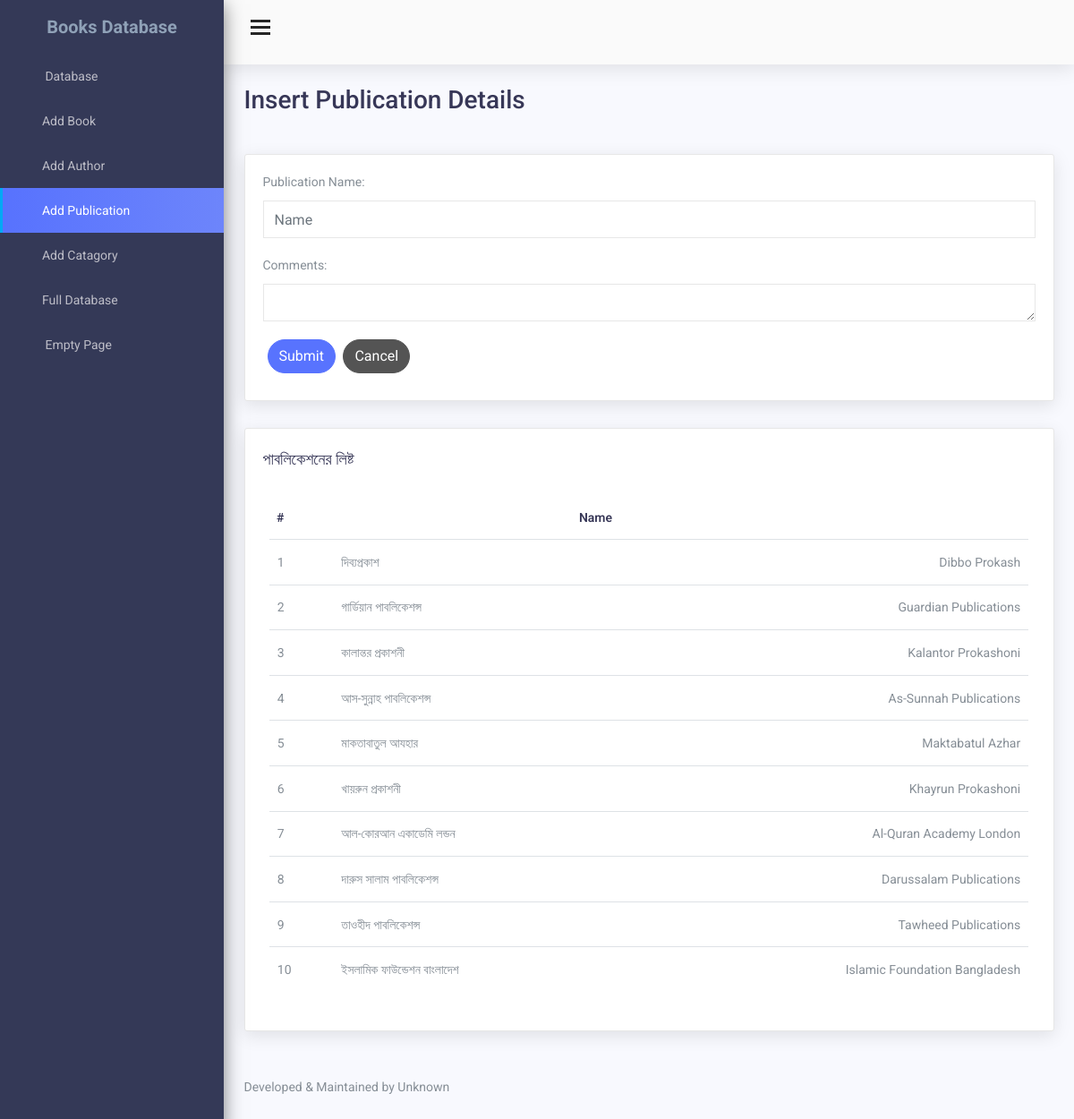
Screenshot of /add_publication.php with the database file from the repository.
### tables this page shows
CREATE TABLE `publication_list` (
  `id` int(200) AUTO_INCREMENT,
  `publication_name` varchar(200) ,
  `other` varchar(100),
  PRIMARY KEY (`id`)
);

### add_publication.php (the view, shortened to what this page needs)
<!DOCTYPE html>
<html lang="en">
<head>
  <link href="css/lib/font-awesome.min.css" rel="stylesheet" />
  <link href="css/lib/themify-icons.css" rel="stylesheet" />
  <link href="css/lib/sidebar.css" rel="stylesheet" />
  <link href="css/lib/bootstrap.min.css" rel="stylesheet" />
  <link href="css/lib/helper.css" rel="stylesheet" />
  <link href="css/style.css" rel="stylesheet" />
</head>
<?php
    require_once('connection.php');
?>
<body>
  <div class="sidebar sidebar-hide-to-small sidebar-shrink sidebar-gestures">
    <div class="nano">
      <div class="nano-content">
        <div class="logo">
          <a href="index.html"><span>Books Database</span></a>
        </div>
        <ul>
          <li><a href="index.php"><i class="ti-book"></i> Database </a></li>
          <li><a href="add_books.php"><i class="ti-agenda"></i>Add Book </a></li>
          <li><a href="add_author.php"><i class="ti-slice"></i>Add Author </a></li>
          <li><a href="add_publication.php"><i class="ti-clipboard"></i>Add Publication </a></li>
          <li><a href="add_catagory.php"><i class="ti-layers-alt"></i>Add Catagory </a></li>
          <li><a href="full_database.php"><i class="ti-harddrives"></i>Full Database </a></li>
          <li><a href="Empty_Page.php"><i class="ti-file"></i> Empty Page </a> </li>
        </ul>
      </div>
    </div>
  </div>
  <div class="header">
    <div class="container-fluid">
      <div class="row">
        <div class="col-lg-12">
          <div class="float-left">
            <div class="hamburger sidebar-toggle">
              <span class="line"></span>
              <span class="line"></span>
              <span class="line"></span>
            </div>
          </div>
          <div class="float-right">
            <div class="dropdown dib">
              <div class="header-icon" data-toggle="dropdown">
                <span class="ti-panel">
                  <i class="ti-angle-down f-s-10"></i>
                </span>
              </div>
            </div>
          </div>
        </div>
      </div>
    </div>
  </div>
  <div class="content-wrap">
    <div class="main">
      <div class="container-fluid">
        <div class="row">
          <div class="col-lg-6 p-l-0 title-margin-right">
            <h3 class="page-header">Insert Publication Details</h3>
          </div>
        </div>
        <div class="row">
          <div class="col-lg-12">
            <div class="card">
              <div class="card-body">
                <div class="basic-elements">
                  <form role="form" action="add_publication_c.php" method="post">
                    <div class="form-group">
                      <label>Publication Name:</label>
                      <input class="form-control" type="text" placeholder="Name" name="publication_name" />
                    </div>
                    <div class="form-group">
                      <label>Comments:</label>
                      <textarea class="form-control" rows="3" name="comments" id="comments"></textarea>
                    </div>
                    <button class="btn btn-primary btn-rounded m-b-10 m-l-5" type="submit" name="submit"> Submit
                    </button>
                    <button type="reset" class="btn btn-dark btn-rounded m-b-10 m-l-5"> Cancel </button>
                  </form>
                </div>
              </div>
            </div>
          </div>
          <div class="col-lg-12">
            <div class="card">
              <div class="card-title">
                <h4>পাবলিকেশনের লিষ্ট</h4>
              </div>
              <div class="card-body">
                <div id="page-inner">
                  <div class="row">
                    <div class="col-md-12">
                      <div class="panel panel-default">
                        <div class="panel-body">
                          <div class="table-responsive">
                           <table class="table table-hover ">
                            <thead>
                                <tr>
                                    <th>#</th>
                                    <th>Name</th>
                                </tr>
                            </thead>
                            <tbody>
                                <tr>
                                    <?php
                                    $inc = 1;
                                    $result = $conn->query("SELECT * FROM publication_list ORDER BY id DESC");
                                    if ($result && $result->num_rows > 0) {
                                        while($row = $result->fetch_assoc()) {
                                            echo "
                                            <tr>
                                            <td>" . $inc++ . "</td>
                                            <td>" . htmlspecialchars($row['publication_name']) . "</td>
                                            <td>" . htmlspecialchars($row['other']) . "</td>
                                            </tr>";
                                        }
                                    }
                                    ?>
                                    </tr>
                                </tbody>
                            </table>
                          </div>
                        </div>
                      </div>
                    </div>
                  </div>
                </div>
              </div>
            </div>
          </div>
        </div>
      </div>
    </div>
    <div class="row">
      <div class="col-lg-12">
        <div class="footer">
          <p>Developed & Maintained by Unknown</p>
        </div>
      </div>
    </div>
  </div>
</body>
</html>

### rows the page displays
publication_list: publication_name "দিব্যপ্রকাশ", other "Dibbo Prokash"
publication_list: publication_name "গার্ডিয়ান পাবলিকেশন্স", other "Guardian Publications"
publication_list: publication_name "কালান্তর প্রকাশনী", other "Kalantor Prokashoni"
publication_list: publication_name "আস-সুন্নাহ পাবলিকেশন্স", other "As-Sunnah Publications"
publication_list: publication_name "মাকতাবাতুল আযহার", other "Maktabatul Azhar"
publication_list: publication_name "খায়রুন প্রকাশনী", other "Khayrun Prokashoni"
publication_list: publication_name "আল-কোরআন একাডেমি লন্ডন", other "Al-Quran Academy London"
publication_list: publication_name "দারুস সালাম পাবলিকেশন্স", other "Darussalam Publications"
publication_list: publication_name "তাওহীদ পাবলিকেশন্স", other "Tawheed Publications"
publication_list: publication_name "ইসলামিক ফাউন্ডেশন বাংলাদেশ", other "Islamic Foundation Bangladesh"
